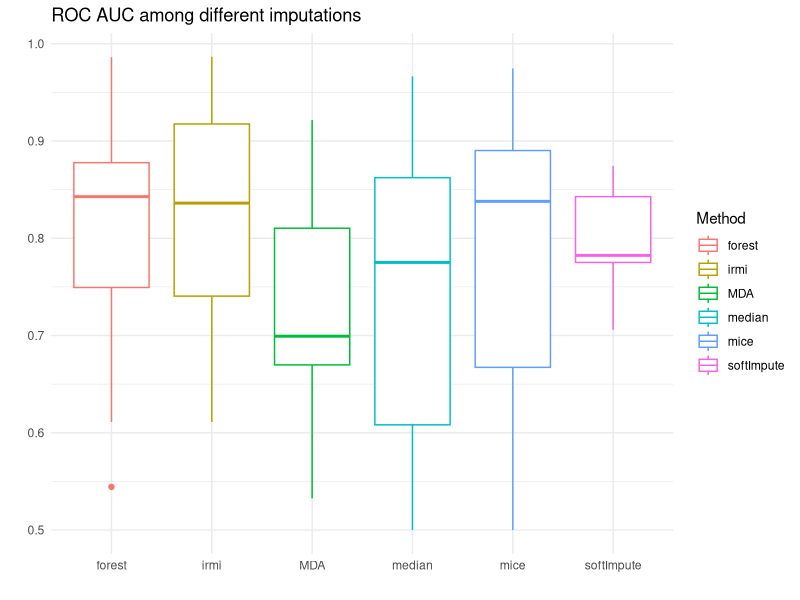
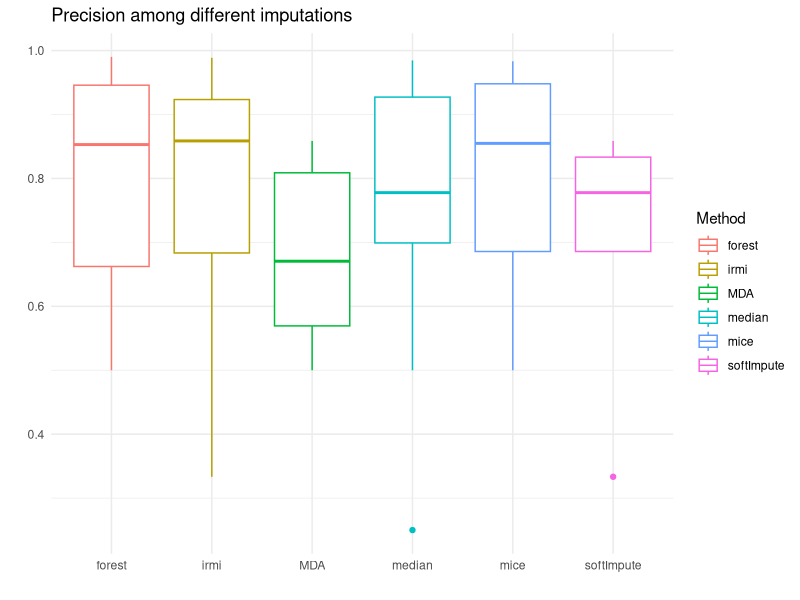
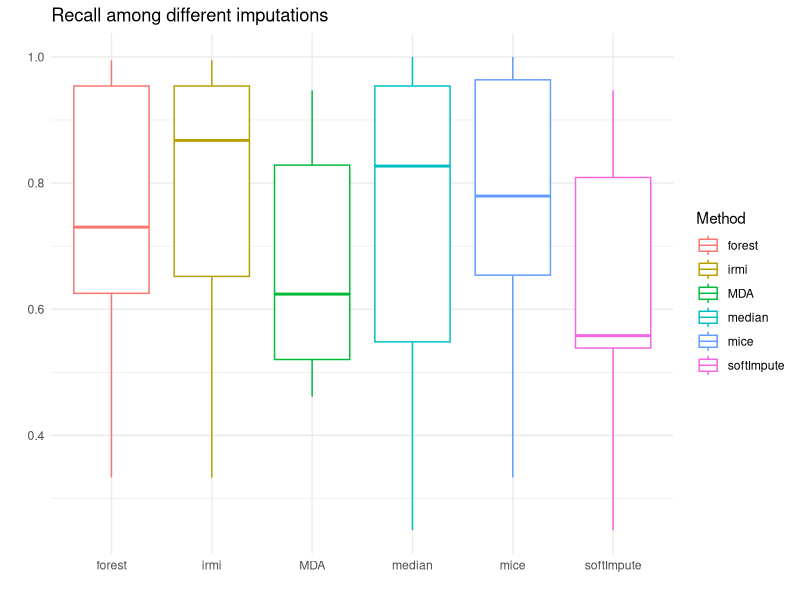
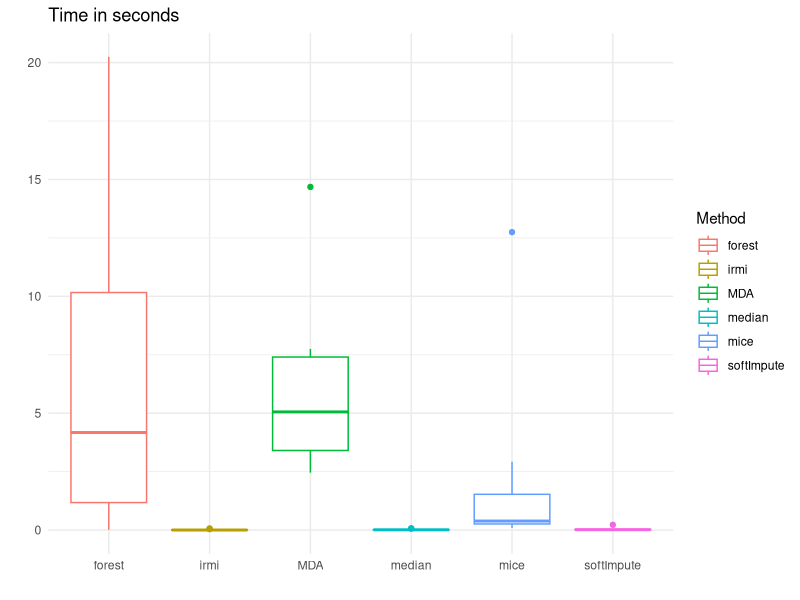

Recreate these plots in R, in order.
## ---- chunk 1
library(knitr)
library(tidyverse)
scores <- readr::read_csv('./wyniki_moje.csv')

ramka <- scores %>% group_by(Method) %>% summarise(acc = round(mean(Acc),2),
                                          auc = round(mean(Auc),2),
                                          precision = round(mean(Precision),2),
                                          recall = round(mean(Recall),2))

knitr::kable(ramka,caption='Scores of imputation methods')
## ---- chunk 2
p<-ggplot(scores, aes(x=Method, y=Auc, color=Method)) +
  geom_boxplot()+theme_minimal()+labs(x="",y="")+ggtitle("ROC AUC among different imputations")
p
## ---- chunk 3
p<-ggplot(scores, aes(x=Method, y=Precision, color=Method)) +
  geom_boxplot()+theme_minimal()+labs(x="",y="")+ggtitle("Precision among different imputations")
p1<-ggplot(scores, aes(x=Method, y=Recall, color=Method)) +
  geom_boxplot()+theme_minimal()+labs(x="",y="")+ggtitle("Recall among different imputations")
p
p1
## ---- chunk 4
p<-ggplot(scores, aes(x=Method, y=Time, color=Method)) +
  geom_boxplot()+theme_minimal()+labs(x="",y="")+ggtitle("Time in seconds ")
p
